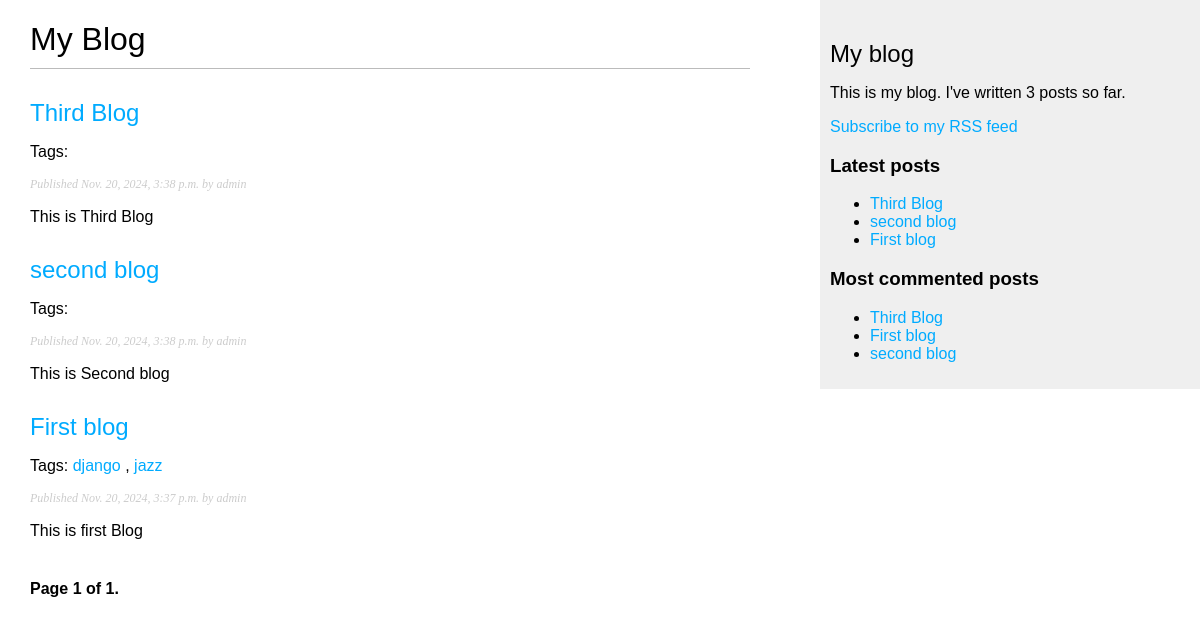
/blog/, run on an earlier commit of the app's database.
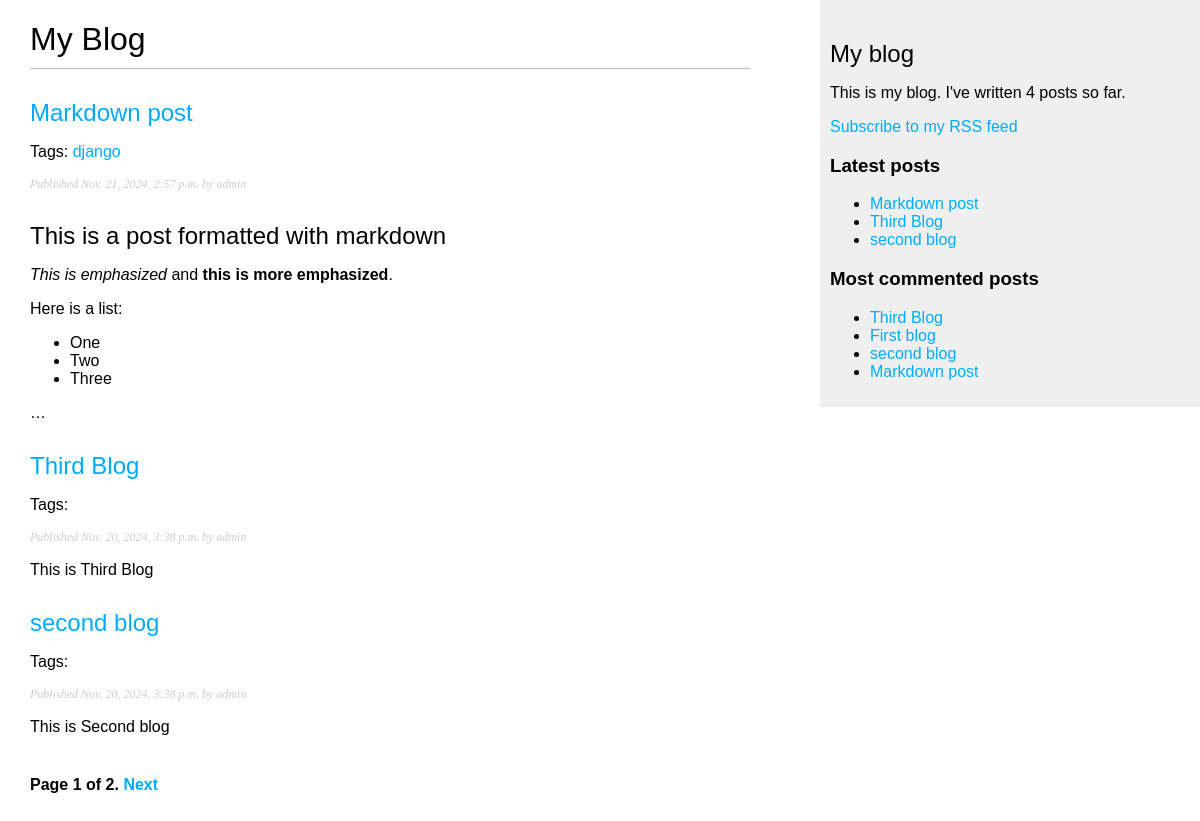
And on a later commit of the database.
### blog/models.py (models this page shows, shortened)
class Post(models.Model):
    STATUS_CHOICES = (
        ("draft", "Draft"),
        ("published", "Published"),
    )
    title = models.CharField(max_length=250)
    slug = models.SlugField(max_length=250, unique_for_date="publish")
    author = models.ForeignKey(
        User, on_delete=models.CASCADE, related_name="blog_posts"
    )
    body = models.TextField()
    publish = models.DateTimeField(default=timezone.now)
    created = models.DateTimeField(auto_now_add=True)
    updated = models.DateTimeField(auto_now=True)
    status = models.CharField(max_length=10, choices=STATUS_CHOICES, default="draft")
    objects = models.Manager()  # The default Manager
    published = PublishedManager()  # The Custom Manager
    tags = TaggableManager()
    class Meta:
        ordering = ("-publish",)
    def get_absolute_url(self):
        return reverse(
            "blog:post_detail",
            args=[self.publish.year, self.publish.month, self.publish.day, self.slug],
        )

### blog/views.py (the view)
# urls.py: path("", views.post_list, name="post_list"),
def post_list(request, tag_slug=None):
    object_list = Post.published.all()
    tag = None
    if tag_slug:
        tag = get_object_or_404(Tag, slug=tag_slug)
        object_list = object_list.filter(tags__in=[tag])
    paginator = Paginator(object_list, 3)
    page = request.GET.get("page")
    try:
        posts = paginator.page(page)
    except PageNotAnInteger:
        posts = paginator.page(1)
    except EmptyPage:
        posts = paginator.page(paginator.num_pages)
    return render(
        request, "blog/post/list.html", {"page": page, "posts": posts, "tag": tag}
    )

### blog/models.py (called while the page is built)
    def get_queryset(self):
        return super(PublishedManager, self).get_queryset().filter(status="published")

### blog/templatetags/blog_tags.py (called while the page is built)
@register.simple_tag
def total_posts():
    return Post.published.count()

@register.inclusion_tag("blog/post/latest_posts.html")
def show_latest_posts(count=5):
    latest_posts = Post.published.order_by("-publish")[:count]
    return {"latest_posts": latest_posts}

@register.simple_tag
def get_most_commented_posts(count=5):
    return Post.published.annotate(total_comments=Count("comments")).order_by(
        "-total_comments"
    )[:count]

@register.filter(name="markdown")
def markdown_format(text):
    return mark_safe(markdown.markdown(text))

### blog/templates/blog/post/list.html (shortened to what this page needs)
{% extends "blog/base.html" %}
{% load blog_tags %}
{% block content %}
  <h1>My Blog</h1>
  {% for post in posts %}
    <h2>
      <a href="{{ post.get_absolute_url }}"> {{ post.title }} </a>
    </h2>
    <p class="tags">
      Tags:
      {% for tag in post.tags.all %}
        <a href="{% url "blog:post_list_by_tag" tag.slug %}">
          {{ tag.name }}
        </a>
      {% if not forloop.last %}, {% endif %}
      {% endfor %}
    </p>
    <p class="date">Published {{ post.publish }} by {{ post.author }}</p>
    {{ post.body|markdown|truncatewords_html:30 }}
  {% endfor %}
  {% include "pagination.html" with page=posts %}
{% endblock %}

### blog/templates/blog/base.html (shortened to what this page needs)
{% load blog_tags%}
{% load static %}
<!DOCTYPE html>
<html>
  <head>
    <link href="{% static "css/blog.css" %}" rel="stylesheet">
  </head>
  <body>
    <div id="content">{% block content %} {% endblock %}</div>
    <div id="sidebar">
      <h2>My blog</h2>
      <p>This is my blog. I've written {% total_posts %} posts so far.</p>
      <p>
        <a href="{% url "blog:post_feed" %}">Subscribe to my RSS feed</a>
      </p>
      <h3>Latest posts</h3>
      {% show_latest_posts 3 %}
      <h3>Most commented posts</h3>
      {% get_most_commented_posts as most_commented_posts %}
      <ul>
        {% for post in most_commented_posts %}
      <li>
      <a href="{{ post.get_absolute_url }}">{{ post.title }}</a>
      </li>
        {% endfor %}
      </ul>
    </div>
  </body>
</html>

### blog/templates/pagination.html (shortened to what this page needs)
<div class="pagination">
  <span class="step-links">
    <span class="current">
      Page {{ page.number }} of {{ page.paginator.num_pages }}.
    </span>
    {% if page.has_next %}
      <a href="?page={{ page.next_page_number }}">Next</a>
    {% endif %}
  </span>
</div>

### blog/templates/blog/post/latest_posts.html
<ul>
  {% for post in latest_posts %}
    <li>
      <a href="{{ post.get_absolute_url }}">{{ post.title }}</a>
    </li>
  {% endfor %}
</ul>

### blog/static/css/blog.css (style rules this page uses)
body { margin: 0; padding: 0; font-family: helvetica, sans-serif; }
a { color: #00abff; text-decoration: none; }
h1 { font-weight: normal; border-bottom: 1px solid #bbb; padding: 0 0 10px 0; }
h2 { font-weight: normal; margin: 30px 0 0; }
#content { float: left; width: 60%; padding: 0 0 0 30px; }
#sidebar { float: right; width: 30%; padding: 10px; background: #efefef; height: 100%; }
p.date { color: #ccc; font-family: georgia, serif; font-size: 12px; font-style: italic; }
.pagination { margin: 40px 0; font-weight: bold; }

What changed in the data, as far as the page shows it:
no longer on one of the page's lists (row unchanged): Post: title "First blog", publish "Nov. 20, 2024, 3:37 p.m.", author "admin", body "This is first Blog"
added Post: title "Markdown post", publish "Nov. 21, 2024, 2:57 p.m.", author "admin", body "This is a post formatted with markdown This is emphasized and this is more emphasized . Here is a list: One Two Three …", Tag (name "django")
computed for Post "First blog": loses Tag (name "jazz"); loses Tag (name "django")
Also different on the page:
{{ page.paginator.num_pages }}: "1" → "2"
text no longer shown: "3"
text now shown: "Next 4"
